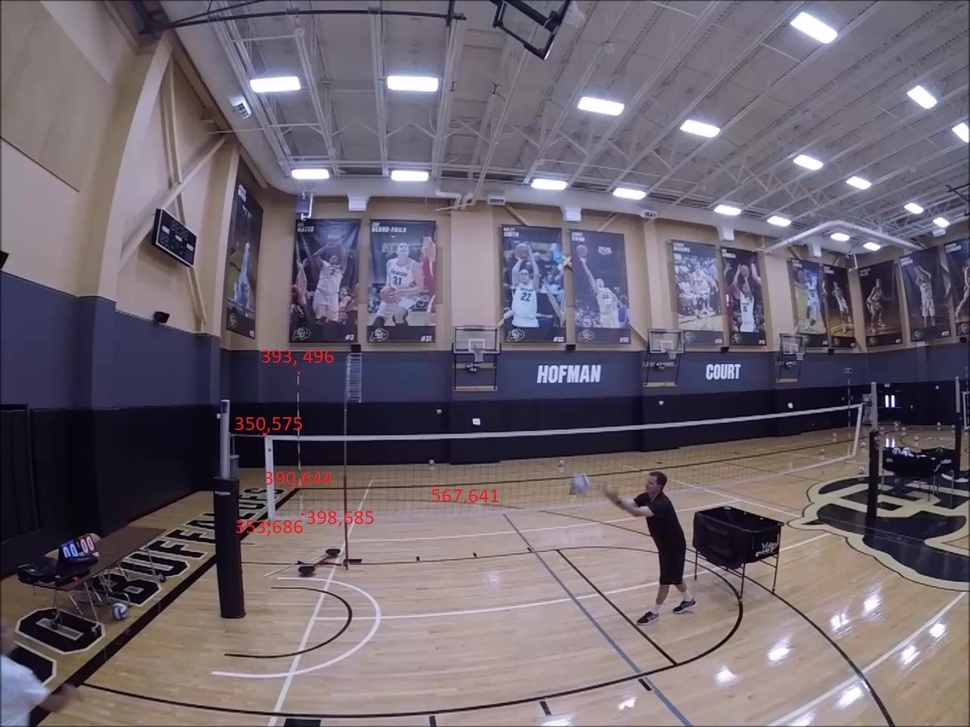
#> input picture Scott-Notes/Sample5-1_Moment.jpg, 970 x 727 px, shrunk from 1280 x 960 before the run, found by its file name
$ jupyter execute Cluster-Vanishing-Points.ipynb   (shell and % lines are left out)
#> lines starting #> are read from the running program, lines starting #| are printed output that depends on the picture; after the words box and inside, x2 and y2 are one past the last pixel; in counts of white or black regions, pixels touching at a corner belong together; long printed decimals are rounded
[cell 1]
import cv2
import matplotlib.pyplot as plt
import matplotlib.patches as patches
import numpy as np
import pandas as pd
import math
#import sklearn
from sklearn.cluster import KMeans
from sklearn.cluster import MeanShift
from sklearn.datasets import make_blobs
from sklearn.cluster import estimate_bandwidth

[cell 2]
# image = cv2.imread('/Users/scoot/Documents/GitHub/VB-Research/Scott-Notes/Sample5-1_Moment.jpg',1)
image = cv2.imread('/home/scott/VB-Research/Scott-Notes/Sample5-1_Moment.jpg',0)
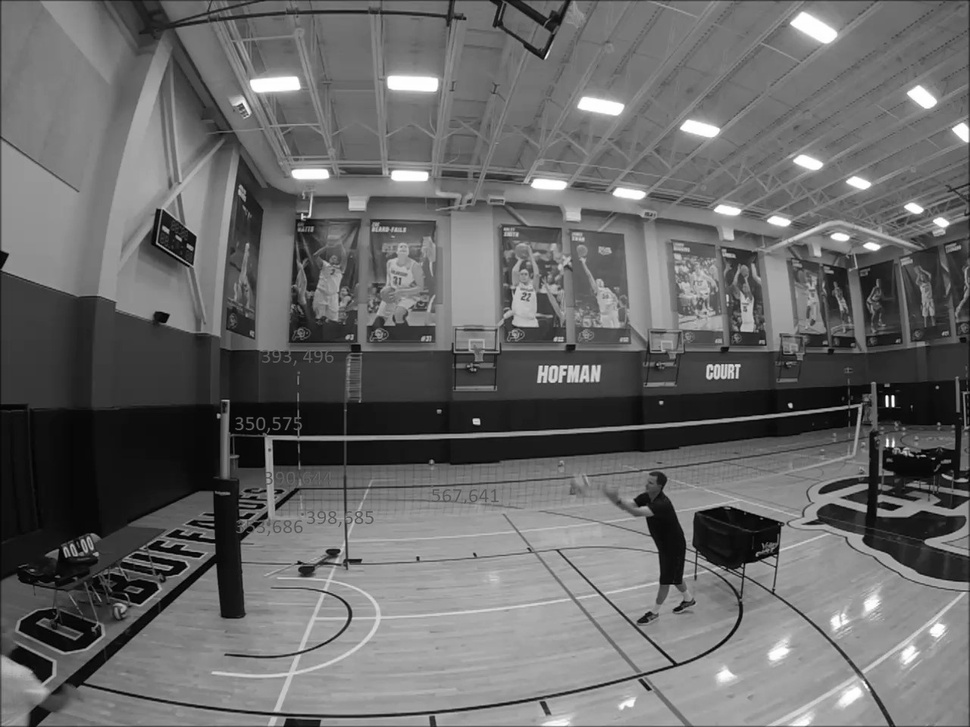
#> image: shape (727, 970); min 0, max 255, mean 104.2

# gray = cv2.cvtColor(image,cv2.COLOR_BGR2RGB)
# gray = cv2.cvtColor(image,cv2.COLOR_RGB2GRAY)
edges = cv2.Canny(image,100,200)
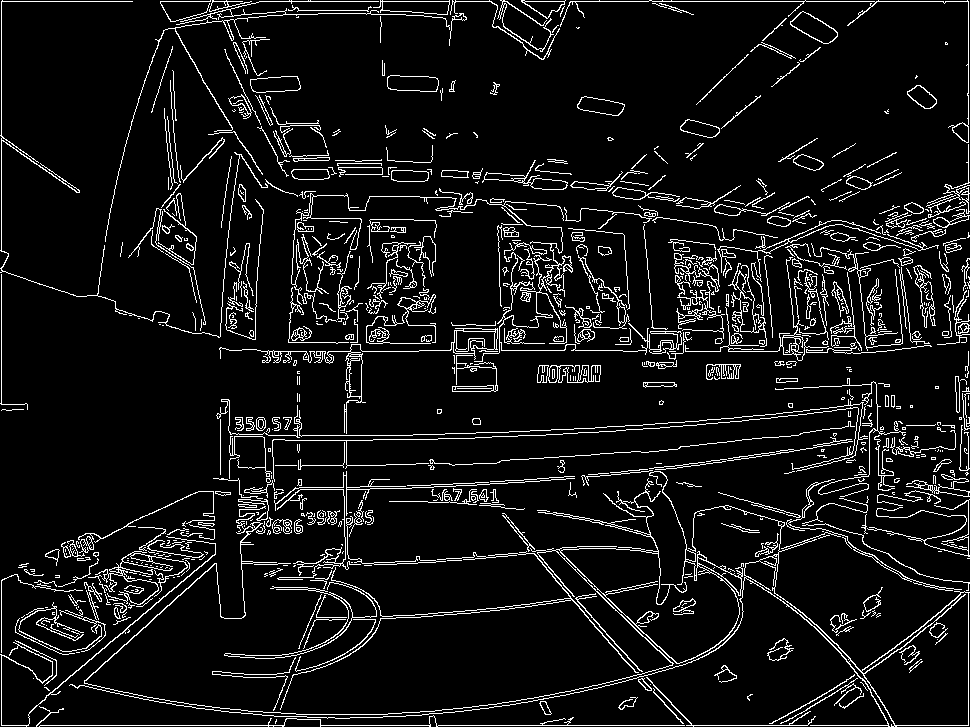
#> edges: shape (727, 970); 7.9% white in thin lines or dots
fig = plt.figure(figsize=(10,10))
plt.imshow(edges)
lines = cv2.HoughLines(edges,1,np.pi/180,200)
#> lines = 29 rows, first 8: [725, 1.57], [1, 1.57], [1, 0], [968, 0], [562, 0.873], [351, 1.57], [555, 1.43], [562, 0.838]
# print(lines[0])
equations = []
for i in range(len(lines)):
    for rho,theta in lines[i]:
        a = np.cos(theta)
        b = np.sin(theta)
        x0 = a*rho
        y0 = b*rho
        x1 = int(x0 + 1000*(-b))
        y1 = int(y0 + 1000*(a))
        x2 = int(x0 - 1000*(-b))
        y2 = int(y0 - 1000*(a))
        x = [x1,x2]
        y = [y1,y2]
#         print("x:", x)
#         print("y:", y)
        temp = x2-x1
        if (temp) == 0:
            temp = 0.0001
        slope = float((y2-y1))/float((temp))
#         print("slope: ", slope)
        intercept = y1 - (slope*x1)
#         print("intercept:", intercept)
        equations.append((slope,intercept))
#         coeff = np.polyfit(x,y,1)
#         poly = np.poly1d(coeff)
        cv2.line(image,(x1,y1),(x2,y2),(0,0,255),2)
#> this loop made 29 passes
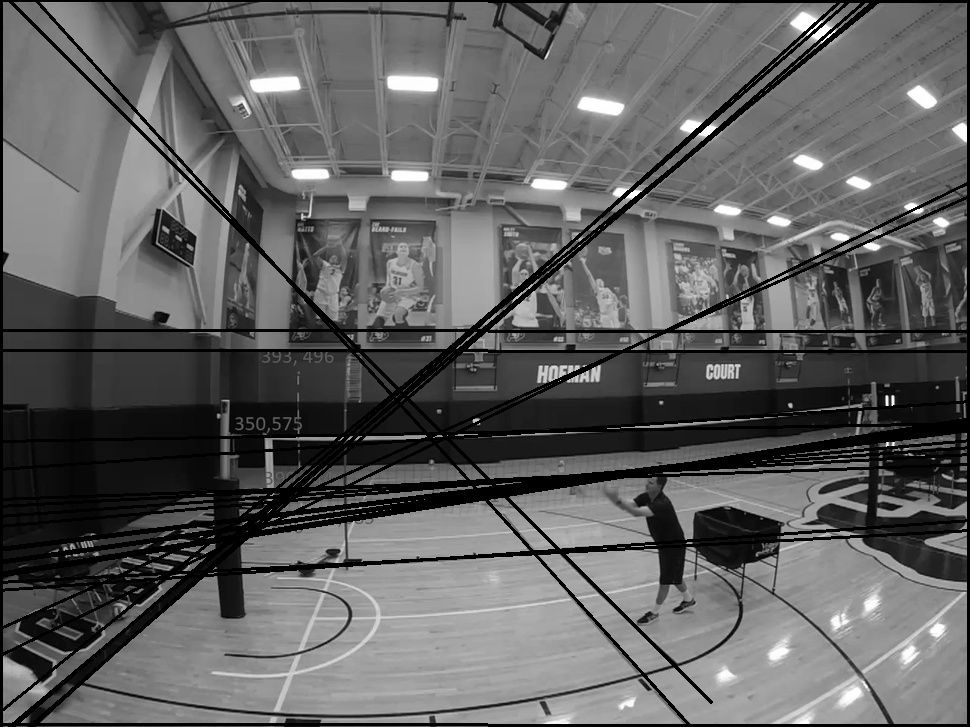
#> image: shape (727, 970); 10.05% of pixels changed, all inside (x1, y1, x2, y2) = (0, 0, 970, 727)
#> after the loop, equations = 29 pairs, first value -20000000 to 1.11, second value -40.21 to 1.94e+10
cv2.imwrite('detectedLines.jpg',image)
print("num of lines:", len(equations))
#| num of lines: 29

[cell 3]
im2 = cv2.imread('detectedLines.jpg',1)
#> im2: shape (727, 970, 3); min 0, max 255, mean 95.7
im2 = cv2.cvtColor(im2, cv2.COLOR_BGR2RGB)
plt.imshow(im2)

[cell 4]
intersectionPoints = []
for i in range(len(equations)):
    for j in range(i+1,len(equations)):
        e1slope = equations[i][0]
        e1inter = equations[i][1]
        e2slope = equations[j][0]
        e2inter = equations[j][1]
        if((e2slope - e1slope) == 0):
            break
        xint = (e1inter - e2inter) / (e2slope - e1slope)
        yint = (e1slope * xint) + e1inter
#         print("x:",xint)
#         print("y:",yint)
        intersectionPoints.append([xint,yint])
#> after the loop, intersectionPoints = 295 pairs, first value -33339.5 to 239436, second value -16222.1 to 4631
#     here is stuff that we need to mess with
dfIP = pd.DataFrame(intersectionPoints,columns=['x','y'])
#> dfIP = table of 295 rows and 2 columns
meanx = dfIP['x'].median()
#> meanx = 470.3
sdx = dfIP['x'].quantile(0.75) - dfIP['x'].quantile(0.25)
#> sdx = 641.8
meany = dfIP['y'].median()
#> meany = 472
sdy = dfIP['y'].quantile(0.75) - dfIP['y'].quantile(0.25)
#> sdy = 128.4

print("before:",len(dfIP))
#| before: 295
dfIP = dfIP[dfIP.x <= (meanx + 1.5*sdx)]
#> dfIP = table of 261 rows and 2 columns
dfIP = dfIP[dfIP.x >= (meanx - 1.5*sdx)]
#> dfIP = table of 253 rows and 2 columns

dfIP = dfIP[dfIP.y <= (meany + 1.5*sdy)]
#> dfIP = table of 251 rows and 2 columns
dfIP = dfIP[dfIP.y >= (meany - 1.5*sdy)]
#> dfIP = table of 236 rows and 2 columns
print("after:",len(dfIP))
#| after: 236

print(meanx,meany,sdx,sdy)
#| 470.317 471.957 641.837 128.358
# print(dfIP)
plt.scatter(dfIP.x,dfIP.y,marker='*',s=3)
plt.show()
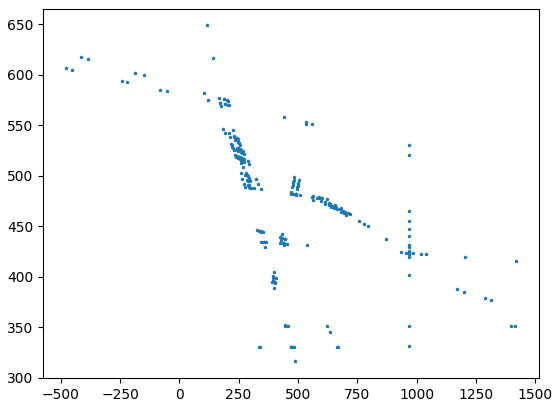
#> figure drawn by matplotlib, 1 panel

[cell 5]
kmeans = KMeans(n_clusters=6)
kmeans.fit(dfIP)
labels = kmeans.predict(dfIP)
#> labels = 236 values, max 5 at index 0, min 0 at index 16, mean 1.76
centroids = kmeans.cluster_centers_

fig = plt.figure(figsize=(10, 10))
colmap = {1: 'r', 2: 'g', 3: 'b', 4:'c', 5: 'm', 6: 'y', 7: 'k', 8: 'w'}
colors = list(map(lambda x: colmap[x+1], labels))
#> colors = 236 items, first 6: 'y', 'y', 'y', 'y', 'y', 'y'
plt.imshow(im2)
plt.scatter(dfIP['x'], dfIP['y'], color=colors, alpha=0.5, edgecolor='k')
for idx, centroid in enumerate(centroids):
    plt.scatter(*centroid, color=colmap[idx+1])
# plt.xlim(0, 80)
# plt.ylim(0, 80)
plt.show()
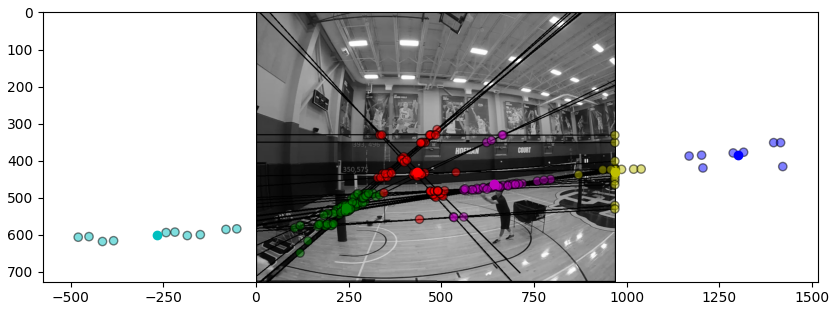
#> figure drawn by matplotlib, 1 panel

[cell 6]
print(centroids)
dfIP['label'] = 0
# print(dfIP)
for i in range(len(labels)):
    dfIP.iloc[i,dfIP.columns.get_loc('label')] = labels[i]
#     print(labels[i])
print(dfIP.label.unique())
#| [5 0 1 2 4 3]
print(dfIP.head(20))
#> (printed output is left out)
dfIP.groupby('label').nunique()
#> Out = table of 6 rows and 2 columns

[cell 7]
X, _ = make_blobs(n_samples=10000, centers=centroids, cluster_std=0.6)

bandwidth = estimate_bandwidth(X, quantile=0.2, n_samples=500)

ms = MeanShift(bandwidth=bandwidth, bin_seeding=True)
ms.fit(X)
labels = ms.labels_
cluster_centers = ms.cluster_centers_

labels_unique = np.unique(labels)
n_clusters_ = len(labels_unique)

print("number of estimated clusters : %d" % n_clusters_)

# #############################################################################
# Plot result
from itertools import cycle

plt.figure(1)
plt.clf()

colors = cycle('bgrcmykbgrcmykbgrcmykbgrcmyk')
for k, col in zip(range(n_clusters_), colors):
    my_members = labels == k
    cluster_center = cluster_centers[k]
    plt.plot(X[my_members, 0], X[my_members, 1], col + '.')
    plt.plot(cluster_center[0], cluster_center[1], 'o', markerfacecolor=col,
             markeredgecolor='k', markersize=14)
    plt.imshow(im2)
plt.title('Estimated number of clusters: %d' % n_clusters_)
plt.show()
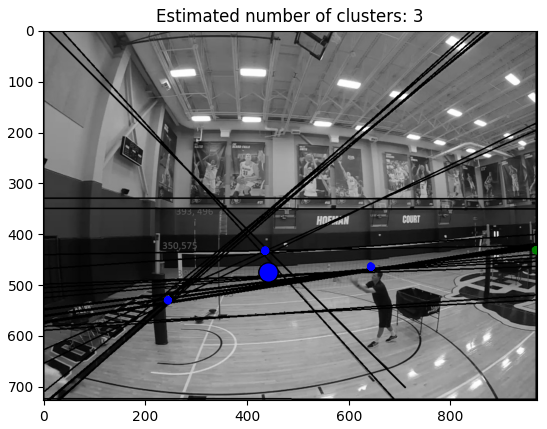
#> figure drawn by matplotlib, 1 panel

$ run again, with Scott-Notes/IMG_1035.JPG copied over Scott-Notes/Sample5-1_Moment.jpg
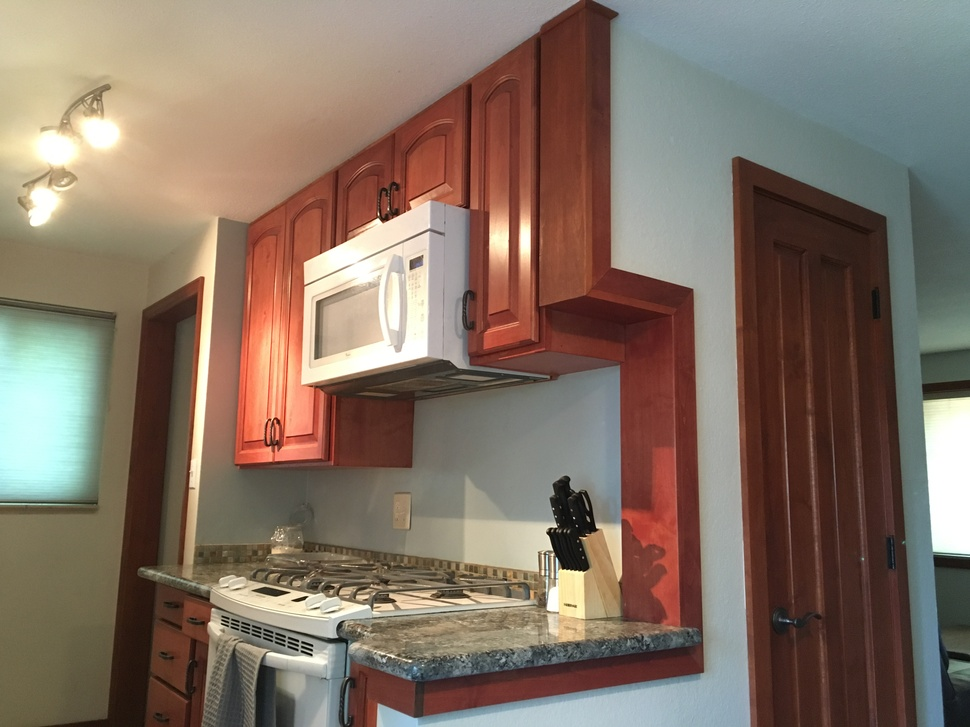
#> input picture Scott-Notes/IMG_1035.JPG, 970 x 727 px, shrunk from 4032 x 3024 before the run, found by its file name
#> edges: shape (727, 970); 4.3% white in thin lines or dots
#> lines = [[169, 0.0873], [-724, 3.11], [610, 0], [233, 0.0698], [322, 0.995], [564, 1.66], [773, 1.41], [552, 1.68]]
#> the loop `for i in range(len(lines)):` made 8 passes
#> after the loop `for i in range(len(lines)):`:
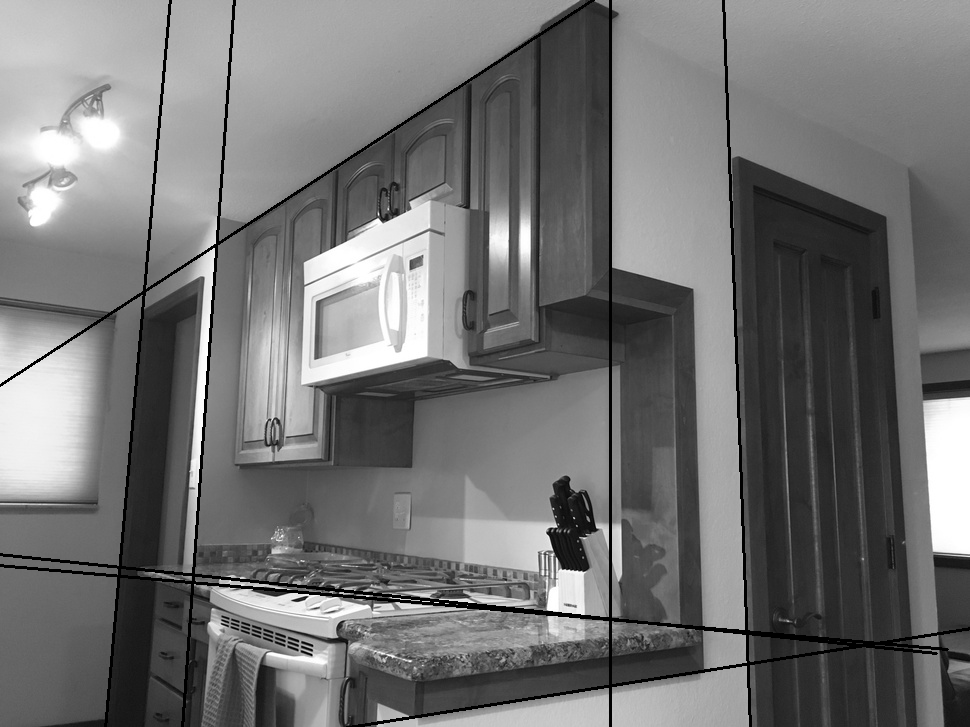
#> image: shape (727, 970); min 0, max 255, mean 114.6
#> after the loop `for i in range(len(lines)):`: equations = [(-11.44, 1936.8), (28.54, -20661.5), (-20000000, 1.22e+10), (-14.24, 3320.3), (-0.649, 383.9), (0.0879, 565.8), (-0.158, 782.1), (0.105, 554.6)]
#| num of lines: 8
#> the loop `for i in range(len(equations)):` made 8 passes
#> after the loop `for i in range(len(equations)):`: intersectionPoints = 28 pairs, first value -811.6 to 879.7, second value -5367.8 to 910.4
#> `dfIP = pd.DataFrame(intersectionPoints,columns=['x','y'])`: dfIP = table of 28 rows and 2 columns
#> meanx = 587.6
#> sdx = 448.5
#> meany = 575.6
#> sdy = 665.4
#| before: 28
#> `dfIP = dfIP[dfIP.x >= (meanx - 1.5*sdx)]`: dfIP = table of 25 rows and 2 columns
#> `dfIP = dfIP[dfIP.y >= (meany - 1.5*sdy)]`: dfIP = table of 19 rows and 2 columns
#| after: 19
#| 587.582 575.557 448.519 665.432
#> labels = 19 values, max 5 at index 2, min 0 at index 9, mean 2.53
#> colors = ['g', 'c', 'y', 'c', 'b', 'm', 'm', 'm', 'b', 'r', 'r', 'r', 'g', 'c', 'y', 'c', 'm', 'r', 'm']
#> the loop `for i in range(len(labels)):` made 19 passes
#| [1 3 5 2 4 0]
#> (printed output is left out)
#> Out = table of 6 rows and 2 columns
#> `plt.show()`:
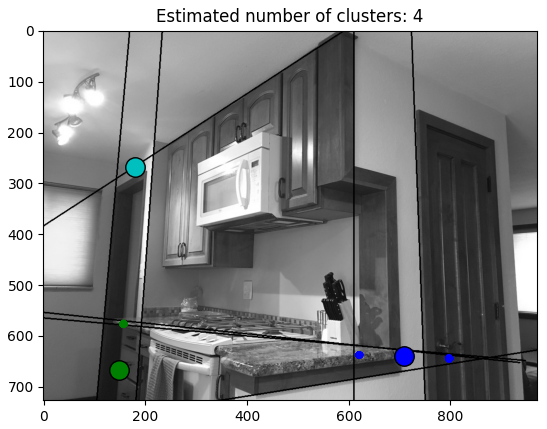
#> figure drawn by matplotlib, 1 panel
